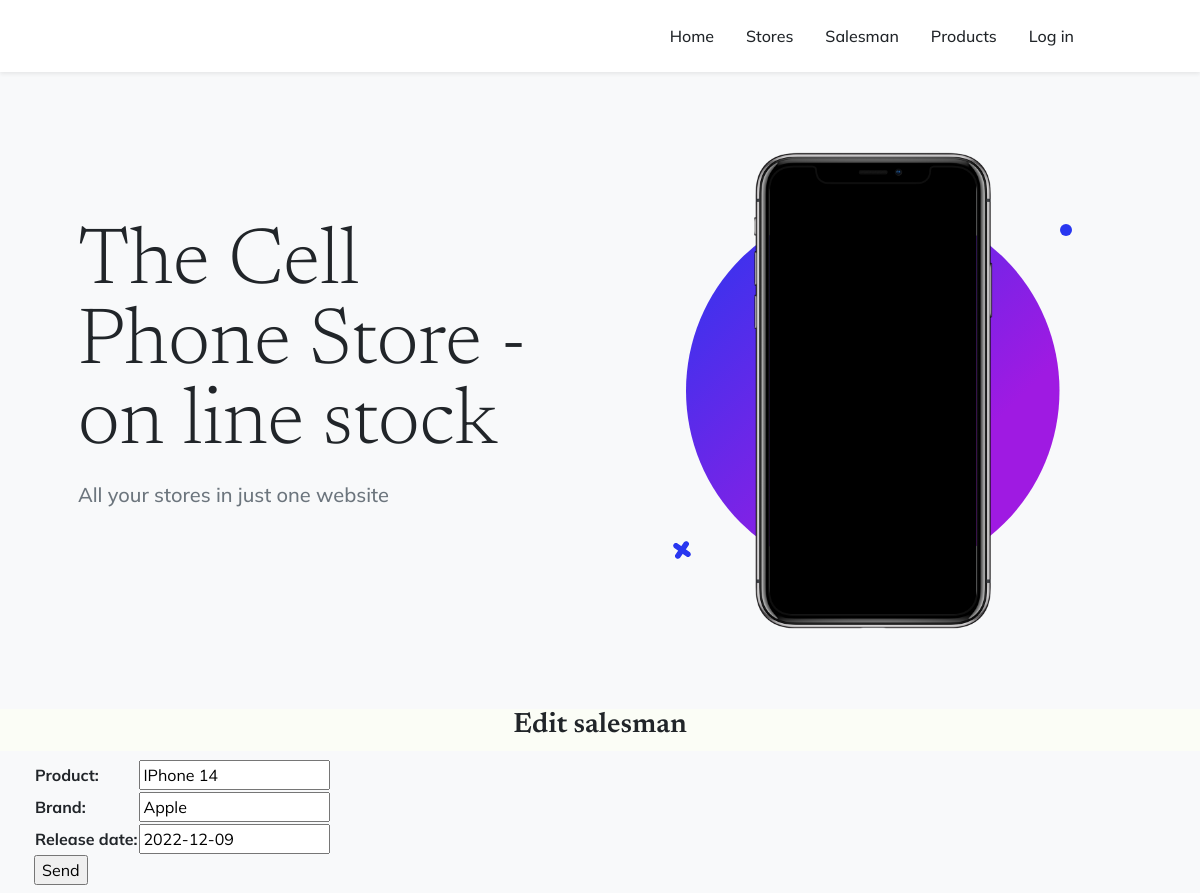
Screenshot of /App/editar_nuevo_producto/IPhone 14 with the database file from the repository.
### App/models.py (models this page shows, shortened)
class Nuevos_Productos(models.Model):
    product= models.CharField(max_length=30)
    brand= models.CharField(max_length=30)
    release_date= models.DateField()
    class Meta:
        verbose_name_plural = "Nuevos Productos"

### App/views.py (the view)
# urls.py: path('editar_nuevo_producto/<nuevo_producto_nombre>', views.editar_nuevo_producto, name='Nuevos_Productos_Editar'),
def editar_nuevo_producto(request, nuevo_producto_nombre):
      nuevo_producto = Nuevos_Productos.objects.get(product=nuevo_producto_nombre)
      if request.method == 'POST':
            mi_formulario = Nuevos_Productos_Formulario(request.POST) #aquí mellega toda la información del html
            print(mi_formulario)
            if mi_formulario.is_valid:   #Si pasó la validación de Django
                  informacion = mi_formulario.cleaned_data
                  nuevo_producto.product = informacion['product']
                  nuevo_producto.brand = informacion['brand']
                  nuevo_producto.release_date = informacion['release_date']
                  nuevo_producto.save()
                  return render(request, "App/index.html")
      else:
            mi_formulario= Nuevos_Productos_Formulario(initial=
                                                {'product': nuevo_producto.product,
                                                'brand':nuevo_producto.brand ,
                                                'release_date':nuevo_producto.release_date}
                                               )
      return render(request, "App/editar_nuevo_producto.html", {"mi_formulario":mi_formulario, "nuevo_producto_nombre":nuevo_producto_nombre})

### App/forms.py
class Nuevos_Productos_Formulario(forms.ModelForm):
    class Meta:
        model = Nuevos_Productos
        fields = ['product', 'brand', 'release_date']
        verbose_name_plural = "Nuevos Productos"

### App/templates/App/editar_nuevo_producto.html (shortened to what this page needs)
{% extends "App/index.html" %}
{% load static %}
{% block contenido_que_cambia %}
<div style="background-color: rgba(250, 252, 243, 0.712);">
    <h3 figure class="text-center">Edit salesman</h3>
        <section class="bg-light py-2">
            <div class="container px-1">
                <div class="row gx-1 justify-content-center">
    <form action="" method="POST">{% csrf_token %}
        <table>
            {{ mi_formulario.as_table }}
        </table>
            <input type="submit", value="Send"><a href="{%  url 'Nuevos_Productos' %}"> </a>
    </form>
{% endblock %}

### rows the page displays
Nuevos_Productos: product "IPhone 14", brand "Apple", release_date "2022-12-09"
